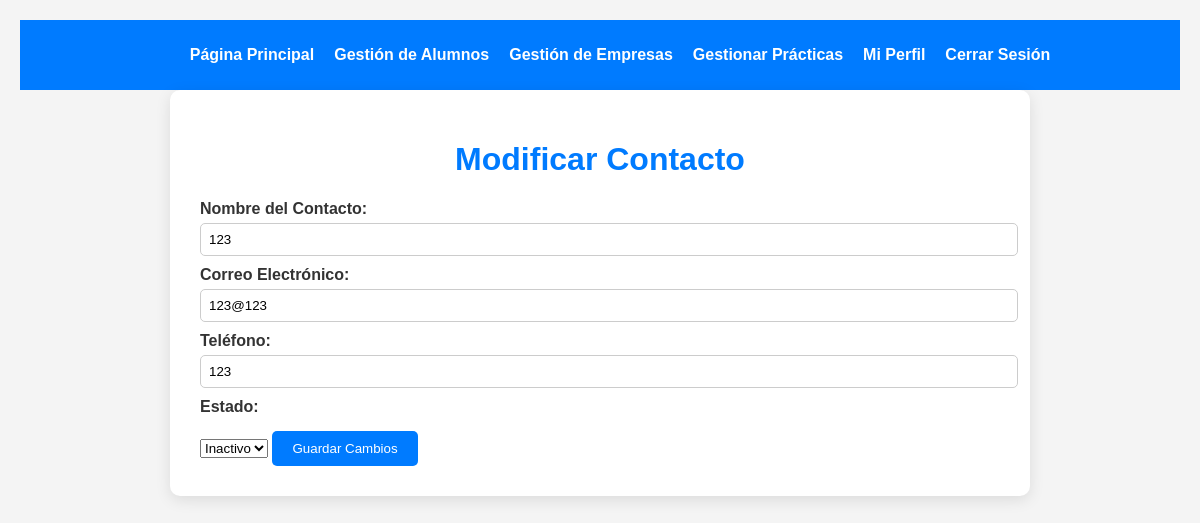
/modificarContacto.php?id=4 (signed in), run on the app's committed database.
### tables this page shows
CREATE TABLE `contactos_empresas` (
  `id` int(11) NOT NULL AUTO_INCREMENT,
  `nombre` varchar(255) NOT NULL,
  `email` varchar(255) NOT NULL,
  `telefono` varchar(20) NOT NULL,
  `empresa_id` int(11) DEFAULT NULL,
  `habilitado` tinyint(1) DEFAULT 1,
  PRIMARY KEY (`id`),
  KEY `empresa_id` (`empresa_id`),
  CONSTRAINT `contactos_empresas_ibfk_1` FOREIGN KEY (`empresa_id`) REFERENCES `empresas` (`id`) ON DELETE CASCADE
);

### modificarContacto.php (the view, shortened to what this page needs)
<?php
include './includes/dbConnection.php';
$contactoId = $_GET['id'];
$sql = "SELECT nombre, email, telefono, habilitado FROM contactos_empresas WHERE id = ?";
$stmt = $conn->prepare($sql);
$stmt->bind_param("i", $contactoId);
$stmt->execute();
$stmt->bind_result($nombre, $email, $telefono, $habilitado);
?>
<!DOCTYPE html>
<html lang="es">
<head>
    <link rel="stylesheet" href="./assets/css/main.css">
    <link rel="stylesheet" href="./assets/css/header.css">
</head>
<body>
    <?php include './includes/header.php'; ?>
    <div class="container">
        <h1>Modificar Contacto</h1>
        <form action="./functions/updateContacto.php" method="POST">
            <label for="nombre_contacto">Nombre del Contacto:</label>
            <input type="text" id="nombre_contacto" name="nombre_contacto" value="<?php echo htmlspecialchars($nombre); ?>" required>
            <label for="email_contacto">Correo Electrónico:</label>
            <input type="email" id="email_contacto" name="email_contacto" value="<?php echo htmlspecialchars($email); ?>" required>
            <label for="telefono_contacto">Teléfono:</label>
            <input type="text" id="telefono_contacto" name="telefono_contacto" value="<?php echo htmlspecialchars($telefono); ?>" required>
            <label for="habilitado">Estado:</label>
            <select id="habilitado" name="habilitado">
                <option value="0" <?php echo ($habilitado == 0) ? 'selected' : ''; ?>>Inactivo</option>
            </select>
            <button type="submit" class="button">Guardar Cambios</button>
        </form>
    </div>
</body>
</html>

### assets/css/main.css (style rules this page uses)
body { font-family: Arial, sans-serif; background-color: #f4f4f4; color: #333; margin: 0; padding: 20px; }
.container { max-width: 800px; margin: 0 auto; background-color: #ffffff; padding: 30px; border-radius: 10px; box-shadow: 0 4px 15px rgba(0, 0, 0, 0.1); }
h1 { text-align: center; color: #007BFF; }
label { display: block; font-weight: bold; margin-top: 10px; }
input { width: 100%; padding: 8px; margin-top: 5px; border: 1px solid #ccc; border-radius: 5px; }
button { margin-top: 15px; padding: 10px 20px; background-color: #007BFF; color: #fff; border: none; border-radius: 5px; cursor: pointer; transition: background-color 0.3s; }

### data on the page
contactos_empresas: nombre_contacto "123", email_contacto "123@123", telefono_contacto "123", habilitado "Inactivo"
